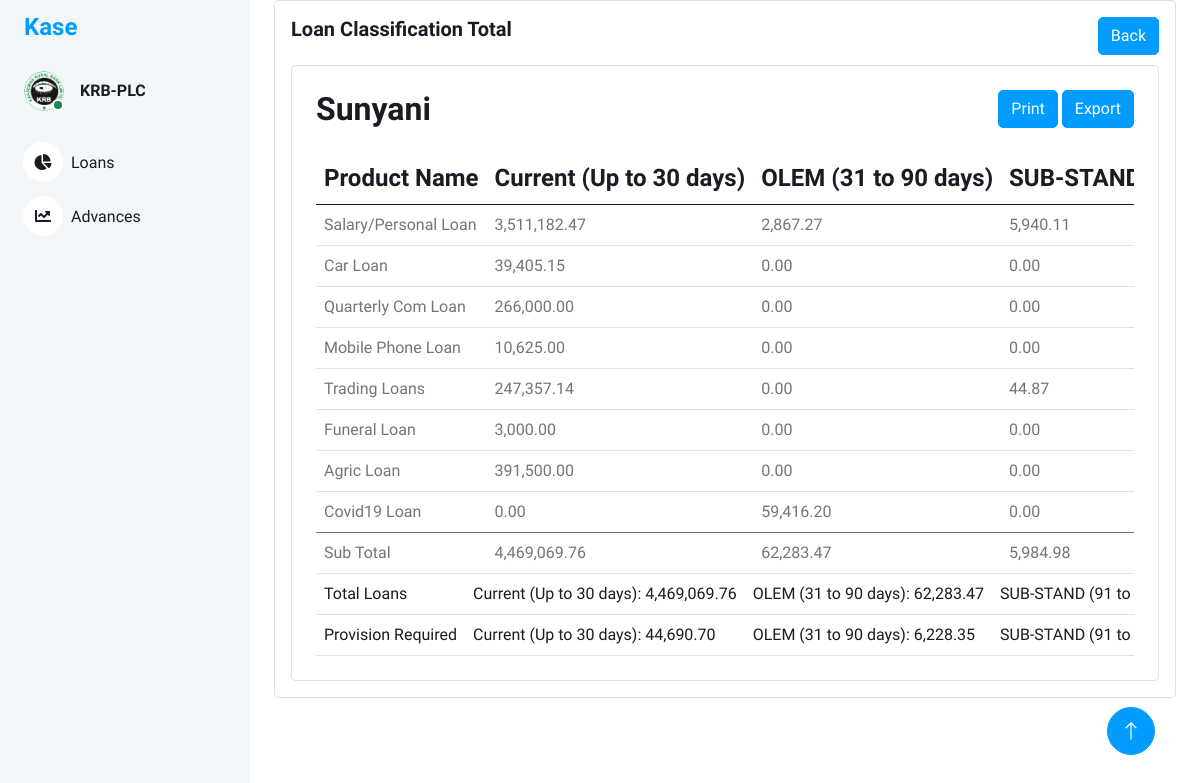
The page /loan_classification_total/1 on the database its author committed.
### models/loan_classification_files.py (models this page shows, shortened)
class LoanClassificationFiles(db.Model):
    id = db.Column(db.Integer, primary_key=True)
    branch_name = db.Column(db.String(100), nullable=False)
    loan_class_id = db.Column(db.String(100), nullable=True)
    filename = db.Column(db.String(100), nullable=True)

### models/loan_classification_items.py (models this page shows, shortened)
class LoanClassificationItems(db.Model):
    id = db.Column(db.Integer, primary_key=True)
    loan_class_file_id = db.Column(db.String(100), nullable=False)
    arrangement = db.Column(db.String(100), nullable=True)
    application_id = db.Column(db.String(100), nullable=True)
    company_branch = db.Column(db.String(100), nullable=True)
    account = db.Column(db.String(100), nullable=True)
    officer = db.Column(db.String(100), nullable=True)
    product_name = db.Column(db.String(100), nullable=True)
    customer = db.Column(db.String(100), nullable=True)
    customer_name = db.Column(db.String(100), nullable=True)
    opening_date = db.Column(db.String(100), nullable=True)
    first_pay_date = db.Column(db.String(100), nullable=True)
    maturity_date = db.Column(db.String(100), nullable=True)
    term = db.Column(db.String(100), nullable=True)
    ccy = db.Column(db.String(100), nullable=True)
    commitment = db.Column(db.String(100), nullable=True)
    principal = db.Column(db.String(100), nullable=True)
    due_date = db.Column(db.String(100), nullable=True)
    overdue = db.Column(db.String(100), nullable=True)
    resch_id = db.Column(db.String(100), nullable=True)
    status = db.Column(db.String(100), nullable=True)

### views/loan_classification.py (the view)
@bp.route('/loan_classification_total/<int:id>')
def loan_classification_total(id):
    loan_classification_uploads = LoanClassificationFiles.query.filter_by(loan_class_id=id).all()
    branches_data = {}  # Dictionary to store all branches data
    branches_column_data = {}
    default_classifications = {
        'Current (Up to 30 days)': {'Commitment': 0.00, 'Principal': 0.00, 'Count': 0},
        'OLEM (31 to 90 days)': {'Commitment': 0.00, 'Principal': 0.00, 'Count': 0},
        'SUB-STAND (91 to 180 days)': {'Commitment': 0.00, 'Principal': 0.00, 'Count': 0},
        'DOUTFUL (181 to 360 days)': {'Commitment': 0.00, 'Principal': 0.00, 'Count': 0},
        'LOSS (Over 360 days)': {'Commitment': 0.00, 'Principal': 0.00, 'Count': 0}
    }
    for classification in loan_classification_uploads:
        branch_name = classification.branch_name
        if branch_name not in branches_data:
            branches_data[branch_name] = {}
            branches_column_data[branch_name] = {
                'Current (Up to 30 days)':  0.00,
                'OLEM (31 to 90 days)' : 0.00,
                'SUB-STAND (91 to 180 days)':0.00,
                'DOUTFUL (181 to 360 days)': 0.00,
                'LOSS (Over 360 days)': 0.00
            }
        loan_classification_items = LoanClassificationItems.query.filter_by(loan_class_file_id=classification.id).all()
        for item in loan_classification_items:
            product_name = item.product_name
            unified_product_name = get_unified_product_name(product_name)
            if item.opening_date is None:
                continue
            loan_classification = classify_loan(item.maturity_date)
            if unified_product_name not in branches_data[branch_name]:
                branches_data[branch_name][unified_product_name] = deepcopy(default_classifications)
            if item.overdue is not None:
                overdue_value = float(item.overdue.replace(',', ''))
            else:
                overdue_value = 0.0
            if item.due_date is not None:
                due_date_value = float(item.due_date.replace(',', ''))
            else:
                due_date_value = 0.0
            if item.principal is not None:
                principal_value = float(item.principal.replace(',', ''))
            else:
                principal_value = 0.0
            branches_data[branch_name][unified_product_name][loan_classification]['Commitment'] += overdue_value + due_date_value + principal_value
            branches_data[branch_name][unified_product_name][loan_classification]['Principal'] += float(item.principal.replace(',', ''))
            branches_data[branch_name][unified_product_name][loan_classification]['Count'] += 1
            branches_column_data[branch_name][loan_classification] += round((overdue_value + due_date_value + principal_value),2)
            branches_data[branch_name][unified_product_name][loan_classification]['Commitment'] = round(branches_data[branch_name][unified_product_name][loan_classification]['Commitment'], 2)
            branches_data[branch_name][unified_product_name][loan_classification]['Principal'] = round(branches_data[branch_name][unified_product_name][loan_classification]['Principal'], 2)
    totals = {}
    for branch in branches_column_data:
        for category in branches_column_data[branch]:
            if category not in totals:
                totals[category] = (round((branches_column_data[branch][category]),2))
            else:
                totals[category] += (round((branches_column_data[branch][category]),2))
    category_percentages = {
        'Current (Up to 30 days)': 0.01,  # 1%
        'OLEM (31 to 90 days)': 0.10,     # 10%
        'SUB-STAND (91 to 180 days)': 0.25, # 25%
        'DOUTFUL (181 to 360 days)': 0.50,  # 50%
        'LOSS (Over 360 days)': 1.00       # 100%
    }
    percent_totals = {category: "{:,.2f}".format(round(totals.get(category, 0) * category_percentages.get(category, 0), 2)) for category in category_percentages}
    formatted_totals = {category: "{:,.2f}".format(total) for category, total in totals.items()}
    return render_template('loan_classification_total.html', branches_data=branches_data,id=id,branches_column_total=branches_column_data,totals=formatted_totals,percent_totals=percent_totals)

### views/loan_classification.py (called while the page is built)
def classify_loan(maturity_date_str):
    from datetime import datetime  # Make sure you've imported datetime here
    maturity_date = datetime.strptime(maturity_date_str, '%d-%b-%y').date()
    days_outstanding = (date.today() - maturity_date).days
    if days_outstanding <= 30:
        return 'Current (Up to 30 days)'
    elif 31 <= days_outstanding <= 90:
        return 'OLEM (31 to 90 days)'
    elif 91 <= days_outstanding <= 180:
        return 'SUB-STAND (91 to 180 days)'
    elif 181 <= days_outstanding <= 360:
        return 'DOUTFUL (181 to 360 days)'
    else:
        return 'LOSS (Over 360 days)'   # Adjusted key here

def get_unified_product_name(product_name):
    if product_name in ['Salary Loan', 'Personal Loan']:
        return "Salary/Personal Loan"
    return product_name

### templates/loan_classification_total.html (shortened to what this page needs)
<!DOCTYPE html>
<html lang="en">
<head>
    <link href="https://cdnjs.cloudflare.com/ajax/libs/font-awesome/5.10.0/css/all.min.css" rel="stylesheet">
    <link href="https://cdn.jsdelivr.net/npm/bootstrap-icons@1.4.1/font/bootstrap-icons.css" rel="stylesheet">
    <link href="{{ url_for('static', filename='lib/owlcarousel/assets/owl.carousel.min.css') }}" rel="stylesheet">
    <link href="{{ url_for('static', filename='lib/tempusdominus/css/tempusdominus-bootstrap-4.min.css') }}"
        rel="stylesheet" />
    <link href="{{ url_for('static',filename='css/bootstrap.min.css') }}" rel="stylesheet">
    <link href="{{ url_for('static', filename='css/style.css') }}" rel="stylesheet">
</head>
<body>
    <div class="container-xxl position-relative bg-white d-flex p-0">
        <div class="sidebar pe-4 pb-3">
            <nav class="navbar bg-light navbar-light">
                <a href="{{ url_for('main.index') }}" class="navbar-brand mx-4 mb-3">
                    <h4 class="text-primary">Kase</h4>
                </a>
                <div class="d-flex align-items-center ms-4 mb-4">
                    <div class="position-relative">
                        <img class="rounded-circle" src="{{ url_for('static',filename='img/krblogoBig.png') }}" alt=""
                            style="width: 40px; height: 40px;">
                        <div
                            class="bg-success rounded-circle border border-2 border-white position-absolute end-0 bottom-0 p-1">
                        </div>
                    </div>
                    <div class="ms-3">
                        <h6 class="mb-0">KRB-PLC</h6>
                    </div>
                </div>
                <div class="navbar-nav w-100">
                    <a href="{{ url_for('main.index') }}" class="nav-item nav-link"><i
                            class="fa fa-chart-pie me-2"></i>Loans
                    </a>
                    <a href="{{ url_for('returns.returns') }}" class="nav-item nav-link"><i
                            class="fa fa-chart-line me-2"></i>Advances</a>
                </div>
            </nav>
        </div>
        <div class="content">
            <div class="container-fluid">
                <div class="container-fluid">
                    <div class="card">
                        <div class="card-body">
                            <div class="d-flex justify-content-between">
                                <div>
                                    <h5 class="card-title fw-semibold mb-4">Loan Classification Total</h5>
                                </div>
                                <div>
                                    <a href="{{ url_for('loan_classification.loan_classification_uploads', id=id )}}"
                                        class="btn btn-primary">Back</a>
                                </div>
                            </div>
                            <div class="card w-100">
                                <div class="card-body p-4">
                                    {% for branch_name, products in branches_data.items() %}
                                    <div class="d-flex justify-content-between">
                                        <div>
                                            <h2 class="card-title fw-semibold mb-4">{{ branch_name }} </h2>
                                        </div>
                                        <div>
                                            {% if loop.first %}
                                            <a href="#" class="btn btn-primary">Print</a>
                                            <a href="#" class="btn btn-primary">Export</a>
                                            {% endif %}
                                        </div>
                                    </div>
                                    <div class="table-responsive">
                                        <table class="table text-nowrap mb-0 align-middle">
                                            <thead class="text-dark fs-4">
                                                <tr>
                                                    <th>Product Name</th>
                                                    <th>Current (Up to 30 days)</th>
                                                    <th>OLEM (31 to 90 days)</th>
                                                    <th>SUB-STAND (91 to 180 days)</th>
                                                </tr>
                                            </thead>
                                            <tbody>
                                                {% for product_name, classifications in products.items()%}
                                                    <tr>
                                                        <td>{{ product_name }}</td>
                                                        <td>{{ "{:,.2f}".format(classifications['Current (Up to 30 days)']['Commitment']) }}</td>
                                                        <td>{{ "{:,.2f}".format(classifications['OLEM (31 to 90 days)']['Commitment']) }}</td>
                                                        <td>{{ "{:,.2f}".format(classifications['SUB-STAND (91 to 180 days)']['Commitment']) }}</td>
                                                    </tr>
                                                {% endfor %}
                                            </tbody>
                                            <tfoot>
                                                <tr>
                                                    <td>Sub Total</td>
                                                    <td>{{ "{:,.2f}".format(branches_column_total[branch_name]['Current (Up to 30 days)']) }}</td>
                                                    <td>{{ "{:,.2f}".format(branches_column_total[branch_name]['OLEM (31 to 90 days)']) }}</td>
                                                    <td>{{ "{:,.2f}".format(branches_column_total[branch_name]['SUB-STAND (91 to 180 days)']) }}</td>
                                                </tr>
                                            </tfoot>
                                        </table>
                                    </div>
                                    {% endfor %}
                                    <div class="table-responsive">
                                        <table class="table text-nowrap mb-0 align-middle text-dark">
                                            <tr>
                                              <td>Total Loans</td>
                                              <td>Current (Up to 30 days): {{ totals['Current (Up to 30 days)'] }}</td>
                                              <td>OLEM (31 to 90 days): {{ totals['OLEM (31 to 90 days)'] }}</td>
                                              <td>SUB-STAND (91 to 180 days): {{ totals['SUB-STAND (91 to 180 days)'] }}</td>
                                            </tr>
                                            <tr>
                                              <td>Provision Required</td>
                                              <td>Current (Up to 30 days): {{ percent_totals['Current (Up to 30 days)'] }}</td>
                                              <td>OLEM (31 to 90 days): {{ percent_totals['OLEM (31 to 90 days)'] }}</td>
                                              <td>SUB-STAND (91 to 180 days): {{ percent_totals['SUB-STAND (91 to 180 days)'] }}</td>
                                            </tr>
                                          </table>
                                    </div>
                                </div>
                            </div>
                        </div>
                    </div>
                </div>
            </div>
            <a href="#" class="btn btn-lg btn-primary btn-lg-square back-to-top"><i class="bi bi-arrow-up"></i></a>
        </div>
    </div>
</body>
</html>

### static/css/style.css (style rules this page uses)
:root { --primary: #009CFF; --light: #F3F6F9; --dark: #191C24; }
.back-to-top { position: fixed; display: none; right: 45px; bottom: 45px; z-index: 99; }
.btn { transition: .5s; }
.btn.btn-primary { color: #FFFFFF; }
.btn-lg-square { width: 48px; height: 48px; }
.btn-square, .btn-sm-square, .btn-lg-square { padding: 0; display: inline-flex; align-items: center; justify-content: center; font-weight: normal; border-radius: 50px; }
.sidebar { position: fixed; top: 0; left: 0; bottom: 0; width: 250px; height: 100vh; overflow-y: auto; background: var(--light); transition: 0.5s; z-index: 999; }
.content { margin-left: 250px; min-height: 100vh; background: #FFFFFF; transition: 0.5s; }
@media (min-width: 992px) { .sidebar { margin-left: 0; } }
@media (min-width: 992px) { .content { width: calc(100% - 250px); } }
.sidebar .navbar .navbar-nav .nav-link { padding: 7px 20px; color: var(--dark); font-weight: 500; border-left: 3px solid var(--light); border-radius: 0 30px 30px 0; outline: none; }
.sidebar .navbar .navbar-nav .nav-link i { width: 40px; height: 40px; display: inline-flex; align-items: center; justify-content: center; background: #FFFFFF; border-radius: 40px; }

### rows shown on the page
LoanClassificationFiles: branch_name "Sunyani", products "Salary/Personal Loan", classifications "3,511,182.47", classifications "2,867.27", classifications "5,940.11", branch_name "4,469,069.76", branch_name "62,283.47", branch_name "5,984.98"
LoanClassificationItems: product_name "Car Loan", classifications "39,405.15", classifications "0.00"
LoanClassificationItems: product_name "Quarterly Com Loan", classifications "266,000.00", classifications "0.00"
LoanClassificationItems: product_name "Mobile Phone Loan", classifications "10,625.00", classifications "0.00"
LoanClassificationItems: product_name "Trading Loans", classifications "247,357.14", classifications "0.00", classifications "44.87"
LoanClassificationItems: product_name "Funeral Loan", classifications "3,000.00", classifications "0.00"
LoanClassificationItems: product_name "Agric Loan", classifications "391,500.00", classifications "0.00"
LoanClassificationItems: product_name "Covid19 Loan", classifications "0.00", classifications "59,416.20"

### other values the page prints
{{ totals['Current (Up to 30 days)'] }} "4,469,069.76"
{{ totals['OLEM (31 to 90 days)'] }} "62,283.47"
{{ percent_totals['Current (Up to 30 days)'] }} "44,690.70"
{{ percent_totals['OLEM (31 to 90 days)'] }} "6,228.35"
